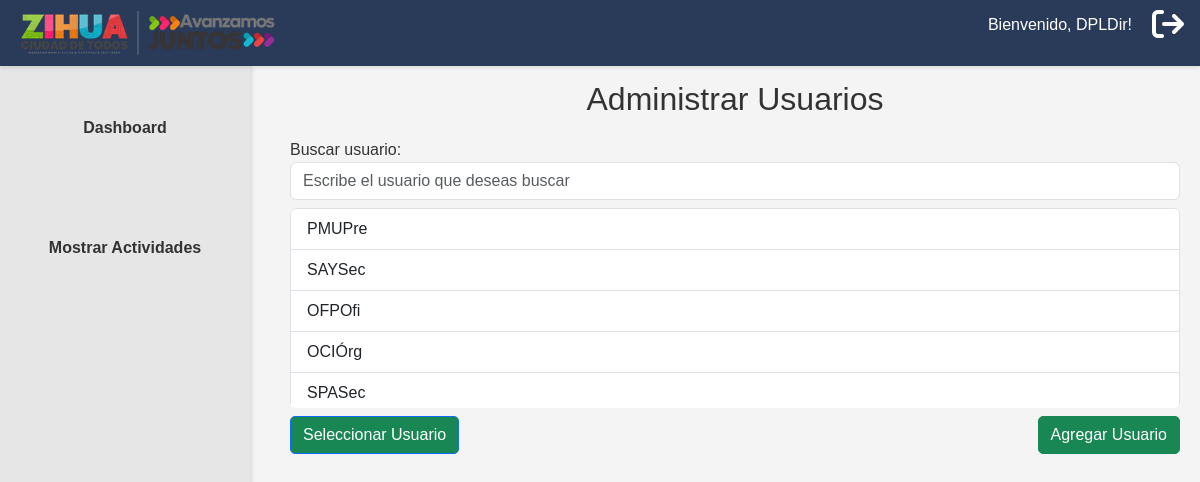
Screenshot of /sesiones_conexiones/actualizar_usr.php (signed in) with the database file from the repository.
### tables this page shows
CREATE TABLE `usuarios` (
  `id` int(155) NOT NULL,
  `usr` varchar(50) DEFAULT NULL,
  `clave` varchar(255) DEFAULT NULL,
  `correo` varchar(80) DEFAULT NULL,
  `rol` enum('admin','usuario') NOT NULL DEFAULT 'usuario',
  `dependenciaArea` varchar(255) DEFAULT NULL,
  `clave_area` varchar(255) DEFAULT NULL,
  `password_reset_required` tinyint(1) DEFAULT 1
);

### sesiones_conexiones/actualizar_usr.php (the view, shortened to what this page needs)
<?php
include '../database/conexion.php';
$query = "SELECT id, usr FROM usuarios";
$stmt = $conn->prepare($query);
$stmt->execute();
$stmt->bind_result($id, $usr);
$stmt->store_result();
$usuarios = [];
while ($stmt->fetch()) {
    $usuarios[] = ['id' => $id, 'usr' => $usr];
}
?>
<!DOCTYPE html>
<html lang="es">
<head>
    <link rel="stylesheet" href="https://cdnjs.cloudflare.com/ajax/libs/font-awesome/6.0.0-beta3/css/all.min.css">
    <link href="https://cdn.jsdelivr.net/npm/bootstrap@5.3.3/dist/css/bootstrap.min.css" rel="stylesheet">
    <link rel="stylesheet" href="../css/actualizar_usr.css">
</head>
<body>
    <div class="header">
        <div class="logo"><img src="../img/zihua.png" alt="Logo"></div>
        <div class="user-options">
            <p>Bienvenido, <?= $_SESSION['usuario']; ?>!</p>
            <a href="../sesiones_conexiones/destruir_sesion.php" class="logout-icon">
                <i class="fa-sharp fa-solid fa-arrow-right-from-bracket fa-2xl" style="color: #ffffff;"></i>
            </a>
        </div>
    </div>
    <div class="sidebar">
        <nav>
            <ul><li><a href="../plataforma/dashboard.php">Dashboard</a></li></ul>
            <ul><li><a href="../formularios/pre_a.php">Mostrar Actividades</a></li></ul>
        </nav>
    </div>
    <div class="main-content">
        <h2 class="header-text">Administrar Usuarios</h2>
        <form method="POST" action="actualizar_usr.php" style="display: inline-block; width: 100%;">
            <label for="buscar_usuario">Buscar usuario:</label>
            <input type="text" id="buscar_usuario" oninput="filtrarUsuarios()" placeholder="Escribe el usuario que deseas buscar" class="form-control mb-2">
            <ul id="resultados" class="list-group mb-2" style="max-height: 200px; overflow-y: auto;">
                <?php foreach ($usuarios as $usuario): ?>
                    <li class="list-group-item resultado-item" onclick="seleccionarUsuario('<?= $usuario['usr']; ?>')">
                        <?= $usuario['usr']; ?>
                    </li>
                <?php endforeach; ?>
            </ul>
            <div class="d-flex justify-content-between">
                <button type="submit" class="btn btn-primary">Seleccionar Usuario</button>
                <button type="button" class="btn btn-success" onclick="toggleAddUserForm()">Agregar Usuario</button>
            </div>
        </form>
    </div>
</body>
</html>

### css/actualizar_usr.css (style rules this page uses)
* { margin: 0; padding: 0; box-sizing: border-box; }
body { font-family: 'Jost', sans-serif; background-color: #f4f4f4; color: #333; display: flex; flex-direction: column; min-height: 100vh; }
.header { width: 100%; display: flex; justify-content: space-between; align-items: center; background-color: #2A3B5A; color: white; padding: 10px 20px; position: fixed; top: 0; z-index: 1000; box-shadow: 0 2px 4px rgba(0, 0, 0, 0.1); }
.header .logo img { height: 50px; }
.user-options { display: flex; gap: 20px; }
.user-options a { color: white; text-decoration: none; transition: transform 0.3s ease; }
.sidebar { background-color: #e6e6e6; padding: 0; width: 250px; height: 100%; position: fixed; top: 60px; bottom: 0; overflow-y: auto; box-shadow: 2px 0 4px rgba(0, 0, 0, 0.1); }
.sidebar nav ul { list-style-type: none; padding: 20px 0; }
.sidebar nav ul li { margin: 10px 0; text-align: center; }
.sidebar nav ul li a { text-decoration: none; color: #333; font-weight: 600; padding: 10px; display: block; border-radius: 5px; transition: background-color 0.3s ease; }
.main-content { margin-left: 270px; padding: 80px 20px 20px; width: calc(100% - 270px); }
.header-text { text-align: center; margin-bottom: 20px; }
.header { display: flex; justify-content: space-between; align-items: center; background-color: #2A3B5A; color: white; padding: 0.5rem 1rem; }
.sidebar { background-color: #e6e6e6; padding: 1rem; width: 250px; }
.btn { background-color: #198754; border-radius: 5px; color: white; }

### rows the page displays
usuarios: usr "PMUPre"
usuarios: usr "SAYSec"
usuarios: usr "OFPOfi"
usuarios: usr "OCIÓrg"
usuarios: usr "SPASec"

### other values shown
$_SESSION['usuario'] "DPLDir"
